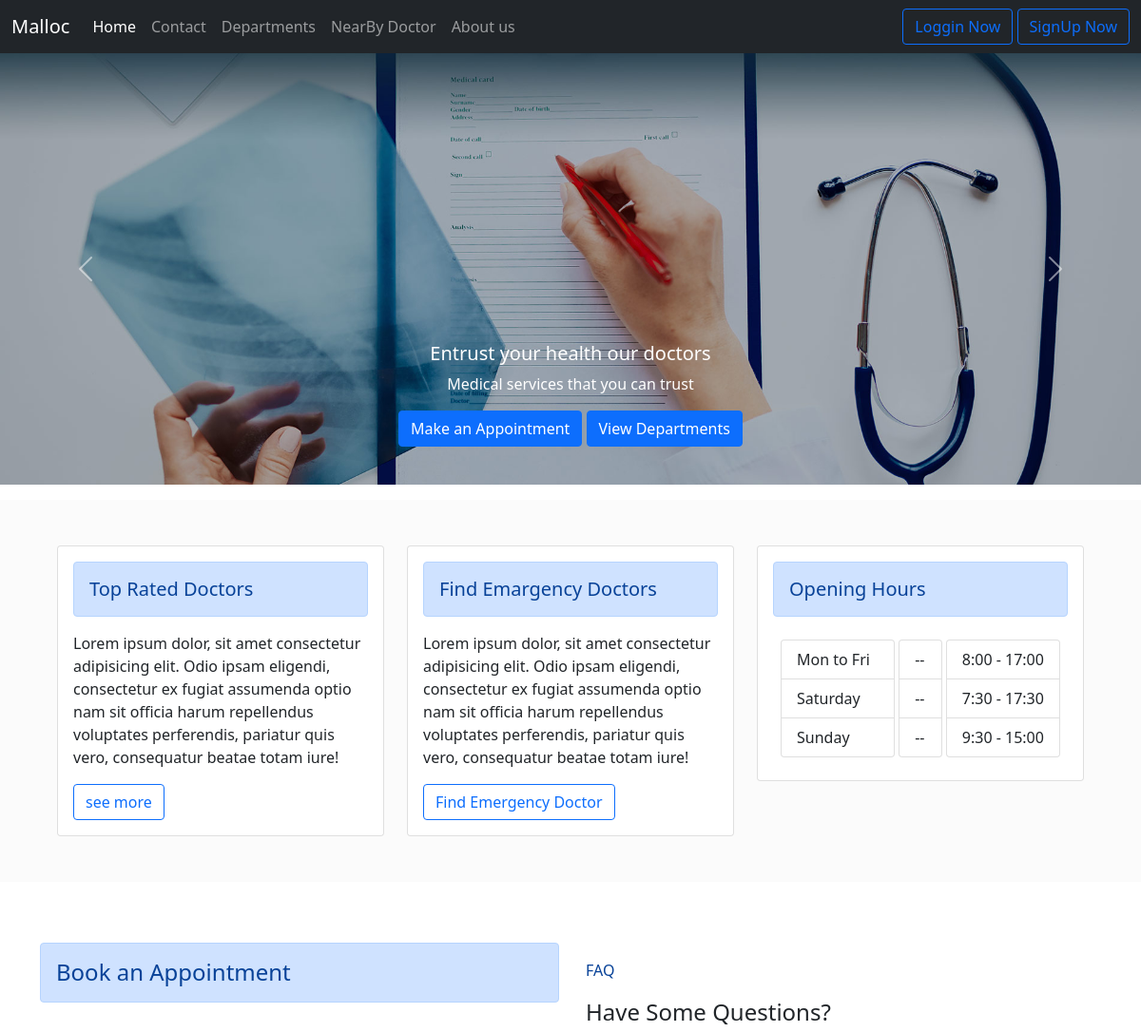
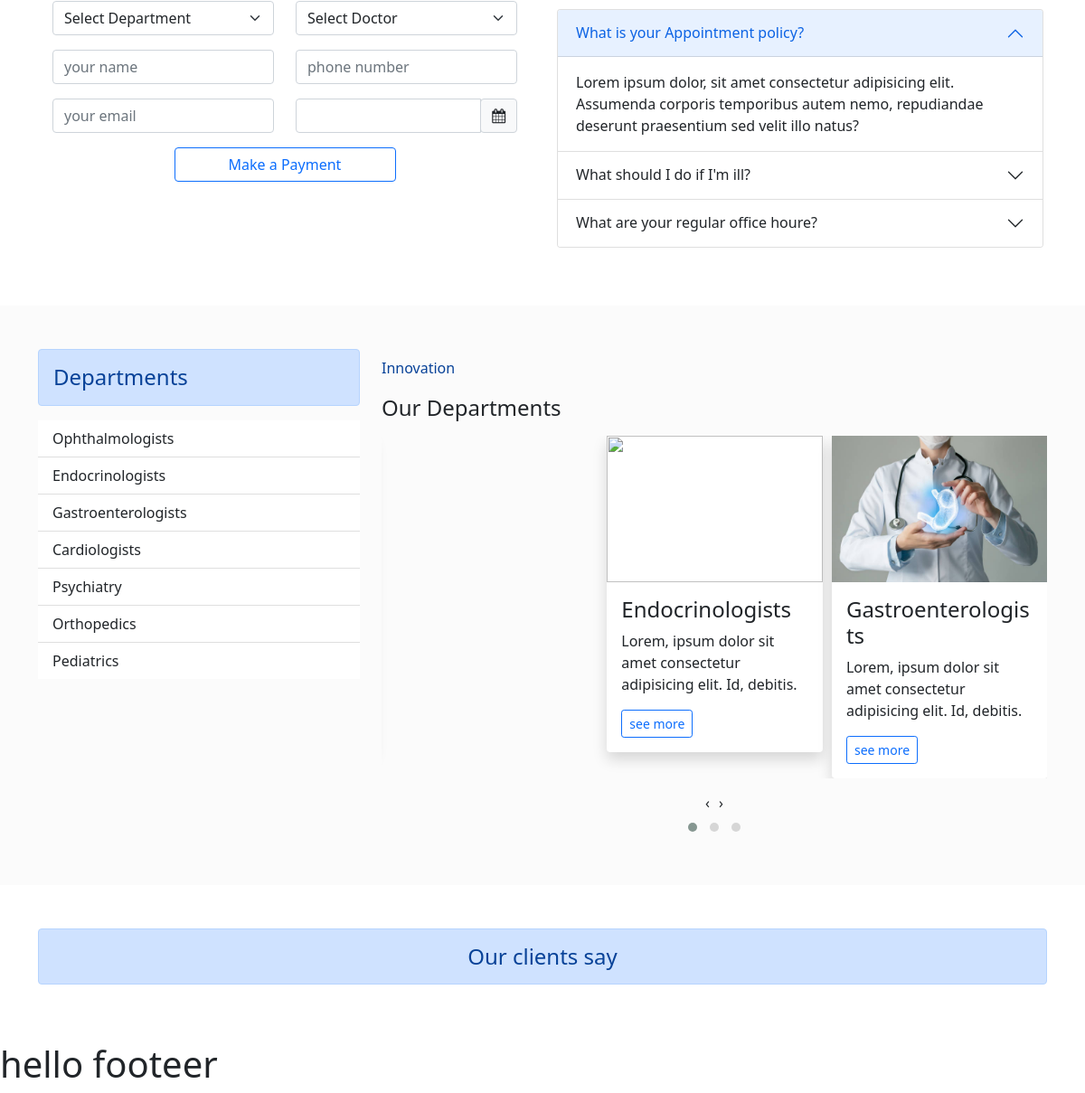
The page / on the database its author committed (2 pictures, top to bottom).
### home/models.py (models this page shows, shortened)
class departments(models.Model):
    dep_name = models.CharField(max_length=50)

### home/views.py (the view, shortened to what this page needs)
# urls.py: 2. Add a URL to urlpatterns:  path('', views.home, name='home')
def home(request):
    return render(request,'index.html',{'doc':NearBy_Doctor.objects.all(), 'dep':departments.objects.all()})

### template/index.html (shortened to what this page needs)
{% extends 'base.html' %}
{% block body %}
<div id="carouselExampleInterval" class="carousel slide" data-bs-ride="carousel">
  <div class="carousel-inner">
    <div class="carousel-item" data-bs-interval="2000">
      <img src="../static/img/slDoc2.jpg" class="d-block w-100" alt="...">
      <div class="carousel-caption d-none d-md-block">
        <h5>Entrust your health our doctors</h5>
        <p>Medical services that you can trust</p>
        <a href="#baa" class="btn btn-primary btn-md" tabindex="-1" role="button" aria-disabled="true">Make an
          Appointment</a>
        <a href="#dep1" class="btn btn-primary btn-md" tabindex="-1" role="button" aria-disabled="true">View
          Departments</a>
      </div>
    </div>
  </div>
  <button class="carousel-control-prev" type="button" data-bs-target="#carouselExampleInterval" data-bs-slide="prev">
    <span class="carousel-control-prev-icon" aria-hidden="true"></span>
  </button>
  <button class="carousel-control-next" type="button" data-bs-target="#carouselExampleInterval" data-bs-slide="next">
    <span class="carousel-control-next-icon" aria-hidden="true"></span>
  </button>
</div>
<div class="cards mt-3 p-5" style="background-color: #fbfbfb;">
  <div class="container">
    <div class="row">
      <div class="col-sm-4">
        <div class="card">
          <div class="card-body">
            <h5 class="card-title alert alert-primary">Top Rated Doctors</h5>
            <p class="card-text">Lorem ipsum dolor, sit amet consectetur adipisicing elit. Odio ipsam eligendi,
              consectetur ex fugiat assumenda optio nam sit officia harum repellendus voluptates perferendis, pariatur
              quis vero, consequatur beatae totam iure!</p>
            <a href="#" class="btn btn-outline-primary">see more</a>
          </div>
        </div>
      </div>
      <div class="col-sm-4">
        <div class="card">
          <div class="card-body">
            <h5 class="card-title alert alert-primary">Find Emargency Doctors</h5>
            <p class="card-text">Lorem ipsum dolor, sit amet consectetur adipisicing elit. Odio ipsam eligendi,
              consectetur ex fugiat assumenda optio nam sit officia harum repellendus voluptates perferendis, pariatur
              quis vero, consequatur beatae totam iure!</p>
            <a href="/emDoc" class="btn btn-outline-primary btn-md" tabindex="-1" role="button"
              aria-disabled="true">Find Emergency Doctor</a>
          </div>
        </div>
      </div>
      <div class="col-sm-4">
        <div class="card">
          <div class="card-body ">
            <h5 class="card-title alert alert-primary">Opening Hours</h5>
            <div class="row  g-1 p-2 pb-2">
              <div class="col-sm-5">
                <ul class="list-group">
                  <li class="list-group-item">Mon to Fri</li>
                  <li class="list-group-item">Saturday</li>
                  <li class="list-group-item">Sunday</li>
                </ul>
              </div>
              <div class="col-sm-2">
                <ul class="list-group">
                  <li class="list-group-item">--</li>
                  <li class="list-group-item">--</li>
                  <li class="list-group-item">--</li>
                </ul>
              </div>
              <div class="col-sm-5">
                <ul class="list-group">
                  <li class="list-group-item">8:00 - 17:00</li>
                  <li class="list-group-item">7:30 - 17:30</li>
                  <li class="list-group-item">9:30 - 15:00</li>
                </ul>
              </div>
            </div>
          </div>
        </div>
      </div>
    </div>
  </div>
</div>
<div class="container mt-3 pt-5 pb-5" id="baa">
  <div class="row">
    <div class="col-6">
      <h4 class="card-title alert alert-primary p-3">Book an Appointment</h4>
      <div class="form d-flex p-3">
        <form action="" method="post">
          <div class="row">
            {% if doc and dep %}
            <div class="col-6">
              <select class="form-select form-select" aria-label=".form-select-sm example" id="sedep" name="sedep"
                required>
                <option selected>Select Department</option>
              </select>
              <div class="input-group mt-3">
                <input type="text" class="form-control" placeholder="your name" aria-label="Username"
                  aria-describedby="basic-addon1" id="name" name="name" required>
              </div>
              <div class="mt-3">
                <input type="email" class="form-control" id="mail" name="mail" aria-describedby="emailHelp"
                  placeholder="your email" required>
              </div>
            </div>
            <div class="col-6">
              <select class="form-select form-select" aria-label=".form-select-sm example" id="sedoc" name="sedoc"
                required>
                <option selected>Select Doctor</option>
              </select>
              <div class="input-group mt-3">
                <input type="text" class="form-control" placeholder="phone number" aria-label="Username"
                  aria-describedby="basic-addon1" id="phone" name="phone" required>
              </div>
              <div class="input-group date mt-3" id="datepicker">
                <input type="text" class="form-control" id="date" name="date" required />
                <span class="input-group-append" style="cursor: pointer;">
                  <span class="input-group-text bg-light d-block">
                    <i class="fa fa-calendar"></i>
                  </span>
                </span>
              </div>
            </div>
            <div class="d-grid gap-2 col-6 mx-auto">
              <button type="submit" class="btn btn-outline-primary mt-3">Make a Payment</button>
            </div>
            {% endif %}
          </div>
        </form>
      </div>
    </div>
    <div class="col-6 p-3">
      <div class="faq pt-1 pb-1" style="color: #084298;">
        <h6>FAQ</h6>
      </div>
      <div class="class pt-2 pb-2">
        <h4>
          Have Some Questions?
        </h4>
      </div>
      <div class="accordion" id="accordionExample">
        <div class="accordion-item">
          <h2 class="accordion-header" id="headingOne">
            <button class="accordion-button" type="button" data-bs-toggle="collapse" data-bs-target="#collapseOne"
              aria-expanded="true" aria-controls="collapseOne">
              What is your Appointment policy?
            </button>
          </h2>
          <div id="collapseOne" class="accordion-collapse collapse show" aria-labelledby="headingOne"
            data-bs-parent="#accordionExample">
            <div class="accordion-body">
              Lorem ipsum dolor, sit amet consectetur adipisicing elit. Assumenda corporis temporibus autem nemo,
              repudiandae deserunt praesentium sed velit illo natus?
            </div>
          </div>
        </div>
        <div class="accordion-item">
          <h2 class="accordion-header" id="headingTwo">
            <button class="accordion-button collapsed" type="button" data-bs-toggle="collapse"
              data-bs-target="#collapseTwo" aria-expanded="false" aria-controls="collapseTwo">
              What should I do if I'm ill?
            </button>
          </h2>
        </div>
        <div class="accordion-item">
          <h2 class="accordion-header" id="headingThree">
            <button class="accordion-button collapsed" type="button" data-bs-toggle="collapse"
              data-bs-target="#collapseThree" aria-expanded="false" aria-controls="collapseThree">
              What are your regular office houre?
            </button>
          </h2>
        </div>
      </div>
    </div>
  </div>
</div>
<div class="departments pt-5 pb-5" id="dep1" style="background-color: #fbfbfb;">
  <div class="container">
    <div class="row">
      <div class="col-4">
        <div class="dep">
          <h4 class="card-title alert alert-primary p-3">Departments</h4>
        </div>
        <div class="list">
          <ul class="list-group list-group-flush">
            {% if dep %}
            {% for d in dep %}
            <a href="#" class="list-group-item list-group-item-action">{{d.dep_name}}</a>
            {% endfor %}
            {% endif %}
          </ul>
        </div>
      </div>
      <div class="col-8">
        <div class="ino pt-1 pb-1 mt-2" style="color: #084298;">
          <h6>Innovation</h6>
        </div>
        <div class="ourdep pt-2 pb-2">
          <h4>Our Departments</h4>
        </div>
        <div class="owl-carousel owl-theme">
          <div class="item">
            <div class="card border-0 shadow">
              <img src="../static/img/owl1.jpg" alt="" style="height: 162px;">
              <div class="card-body">
                <h4>Ophthalmologists</h4>
                <p>Lorem, ipsum dolor sit amet consectetur adipisicing elit. Id, debitis.</p>
                <a href="#" class="btn btn-outline-primary btn-sm" tabindex="-1" role="button">see more</a>
              </div>
            </div>
          </div>
          <div class="item">
            <div class="card border-0 shadow">
              <img src="../static/img/owl2.png" alt="" style="height: 162px;">
              <div class="card-body">
                <h4>Endocrinologists</h4>
                <p>Lorem, ipsum dolor sit amet consectetur adipisicing elit. Id, debitis.</p>
                <a href="#" class="btn btn-outline-primary btn-sm" tabindex="-1" role="button">see more</a>
              </div>
            </div>
          </div>
          <div class="item">
            <div class="card border-0 shadow">
              <img src="../static/img/owl3jpg.jpg" alt="" style="height: 162px;">
              <div class="card-body">
                <h4>Gastroenterologists</h4>
                <p>Lorem, ipsum dolor sit amet consectetur adipisicing elit. Id, debitis.</p>
                <a href="#" class="btn btn-outline-primary btn-sm" tabindex="-1" role="button">see more</a>
              </div>
            </div>
          </div>
        </div>
      </div>
    </div>
  </div>
</div>
<div class="review pt-5 pb-5">
  <div class="container">
    <h4 class="card-title alert alert-primary p-3 text-center">Our clients say</h4>
  </div>
</div>
<div class="footer">
  <h1>hello footeer</h1>
</div>
{% endblock body %}

### rows shown on the page
departments: dep_name "Ophthalmologists"
departments: dep_name "Endocrinologists"
departments: dep_name "Gastroenterologists"
departments: dep_name "Cardiologists"
departments: dep_name "Psychiatry"
departments: dep_name "Orthopedics"
departments: dep_name "Pediatrics"
